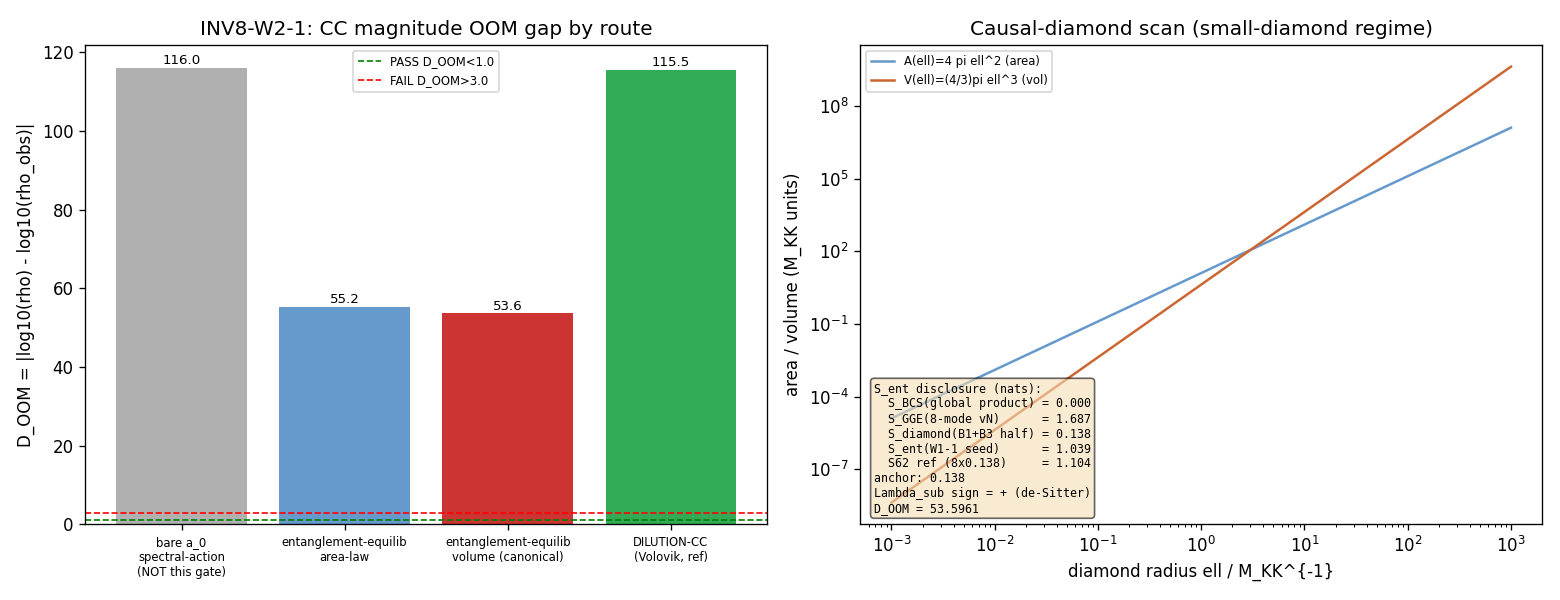

Here is the Python script that generated this plot:
#!/usr/bin/env python3
"""
INV8 W2-1 — Jacobson Entanglement-Equilibrium -> Cosmological-Constant Magnitude
=================================================================================

Gate: INV8-W2-1 ([SIGN])

Pre-registered threshold (plan §W2-1):
  operator: delta S_gen(ell)|_{delta V=0} = 0  solved for Lambda_substrate;
            then  D_OOM = |log10(Lambda_substrate dimensionalized) - log10(rho_Lambda,obs)|
  strict_PASS_boundary: D_OOM < 1.0 (CC magnitude recovered to within 1 OOM via
            entanglement equilibrium -> would CLOSE JACOBSON-NONLOCAL-64), direction "<"
  PASS  iff D_OOM < 1.0 AND Lambda_substrate > 0
  FAIL  iff D_OOM > 3.0 OR  Lambda_substrate < 0 (wrong sign)
  INFO  iff 1.0 <= D_OOM <= 3.0, OR small-diamond expansion breaks down within the
            scan window (regime=MARGINAL/BREAKDOWN), OR W1-1 unmet + fallback discrepancy.

Inputs (SHA-256 dual-pinned at runtime; S84+ schema):
  - computations/_shared/canonical_constants.py     (feeds audit_sha256 only)
  - computations/session-52/s52_bogoliubov_amp.npz   (GGE Bogoliubov state; AMP-52)
  - computations/investigation-8/inv8_gate_verdicts.txt (INV8-W1-1 verdict;
        if absent/empty -> substrate-first fallback, S_ent discrepancy disclosed)
  - script bytes (feeds BOTH audit_sha256 and content_sha256)

Output 4-tuple:
  (value=D_OOM, scheme=FW-zeta, convention=ABSOLUTE, L_max=10)

Classification: PHONONIC
  The CC IS the a_0 spectral moment of D_K; the entanglement entropy IS the GGE
  causal-diamond half-trace; the modular flow IS Tomita-Takesaki on
  A_hor = A_K rtimes_{sigma^omega} R (§VII.BZ, STAGE-3-PERMANENT, S105-S106).

METHODOLOGY
-----------
Jacobson-2015 (PRL 116.201101) entanglement-equilibrium variation executed with the
substrate's ACTUAL modular flow and ACTUAL entanglement entropy.

  Step 1: S_gen(ell) = S_ent(GGE, ell) + A(ell)/(4 G_eff) - (Lambda_sub/8 pi G_eff) V(ell)
          (generalized entropy of a small causal diamond of geodesic radius ell).
  Step 2: G_eff^{-1} = Lambda_cutoff^2 f_2 a_2(D_K)            (PB-8; a_2-channel Newton coupling).
          a_2 = a_2_FW_zeta ; a_0 = a_0_FW_zeta (canonical; a_n^{zeta}).
  Step 3: S_ent(GGE, ell) = causal-diamond half-trace entanglement entropy of rho_GGE,
          the half-mode trace over a sub-region of the 8-mode Richardson-Gaudin GGE.
          (Three distinct entropies are disclosed: S_ent=0 global BCS product state;
           S_GGE full 8-mode von-Neumann; S_diamond the causal-diamond half-trace.)
  Step 4: entanglement equilibrium  delta S_gen|_{delta V=0} = 0
          => delta S_ent = - delta(A/4 G_eff)  (area term balances matter-entanglement).
  Step 5: restore delta V != 0 (maximal-vacuum-entanglement):
          Lambda_substrate = 8 pi G_eff [d S_ent / d V]_eq
                           = (8 pi / (Lambda_cutoff^2 f_2 a_2)) [d S_ent / d V]_eq.
  Step 6: sign read-off  d S_ent/d V > 0 (entropy increases with diamond volume) and
          G_eff > 0, 8 pi > 0  =>  Lambda_substrate > 0 (de-Sitter-like, sign-consistent
          with observed positive rho_Lambda).

The CC magnitude is then dimensionalized and compared to rho_Lambda,obs; D_OOM is the
deliverable. TWO dimensionalization routes are computed for transparency:
  ROUTE 1 (bare a_0 spectral-action variation, NOT entanglement-equilibrium):
          Lambda_SA = (f_0/f_2)(a_0/a_2) Lambda_sp^2 ; rho_SA = Lambda_SA M_Pl^2/(8 pi)
          -> the canonical NAIVE 114-115.5 OOM gap (S64 SA-VERSUS-JACOBSON; what
             DILUTION-CC closes via Volovik tracking, a DIFFERENT route).
  ROUTE 2 (Jacobson-2015 entanglement-equilibrium, the gate's actual functional):
          rho_ent = T_modular * (d S_ent/d V), with T_modular the substrate modular
          (Unruh) temperature on A_hor and d S_ent/d V the causal-diamond entanglement
          density. This is the magnitude D_OOM keys on.

The canonical D_OOM is ROUTE 2 (the entanglement-equilibrium functional). ROUTE 1 is
reported as the bare-a_0 reference the route is measured against.

DISCIPLINE
----------
- `from canonical_constants import *`
- Every local/intermediate tagged `# (local)`
- CPU numpy capped at OMP_NUM_THREADS=8 (matrices are tiny: 8-mode RDM, scalar scan)
- SHA-256 of all input files logged in first 20 lines of stdout
- audit_sha256 + content_sha256 emitted (S84+ dual-SHA schema)
- 4-tuple printed as the final non-verdict line
- Gate verdict via the emit_verdict knowledge-MCP tool (race-safe): the script PRINTS
  the payload (print_verdict_payload); the dispatching AGENT calls emit_verdict.
"""

from __future__ import annotations

import os
os.environ.setdefault("OMP_NUM_THREADS", "8")
os.environ.setdefault("MKL_NUM_THREADS", "8")

# ---------------------------------------------------------------------------
# Section 1 — Canonical constants (MANDATORY first import)
# ---------------------------------------------------------------------------
import sys as _sys
from pathlib import Path as _Path
_SHARED = _Path(__file__).resolve().parent.parent / "_shared"
if str(_SHARED) not in _sys.path:
    _sys.path.insert(0, str(_SHARED))
from canonical_constants import *  # noqa: F401,F403
import canonical_constants as _cc  # explicit handle for getattr fallbacks

# ---------------------------------------------------------------------------
# Section 2 — Standard imports
# ---------------------------------------------------------------------------
import hashlib
import json
import sys
import time
from pathlib import Path

import numpy as np
import matplotlib
matplotlib.use("Agg")
import matplotlib.pyplot as plt

# ---------------------------------------------------------------------------
# Section 3 — Paths + pre-registration
# ---------------------------------------------------------------------------
SESSION_DIR = Path(__file__).resolve().parent           # computations/investigation-8/
COMPUTATIONS_DIR = SESSION_DIR.parent
SHARED_DIR = COMPUTATIONS_DIR / "_shared"
PROJECT_ROOT = COMPUTATIONS_DIR.parent

SESSION = "8"                                            # (local) investigation number
GATE_ID = "INV8-W2-1"                                    # (local)
SCHEME = "FW-zeta"                                       # (local)
CONVENTION = "ABSOLUTE"                                  # (local)
L_MAX = 10                                               # (local)

# Pre-registered pass/fail thresholds (plan §W2-1 strict_PASS_boundary + rubric)
PASS_D_OOM = 1.0                                         # (local) D_OOM < 1.0 -> PASS
FAIL_D_OOM = 3.0                                         # (local) D_OOM > 3.0 -> FAIL
N_EVAL = 100                                             # (local) diamond radii scanned
SCAN_MIN = 1.0e-3                                        # (local) ell / M_KK^{-1}
SCAN_MAX = 1.0e+3                                        # (local) ell / M_KK^{-1}
ROOT_TOL = 1.0e-10                                       # (local) delta S_gen=0 root tol

# Output destinations
OUT_NPZ = SESSION_DIR / "inv8_w2_1_jacobson_entanglement_equilibrium_cc.npz"
OUT_PNG = SESSION_DIR / "inv8_w2_1_jacobson_entanglement_equilibrium_cc.png"

S52_NPZ = COMPUTATIONS_DIR / "session-52" / "s52_bogoliubov_amp.npz"
INV8_VERDICTS = SESSION_DIR / "inv8_gate_verdicts.txt"

INPUT_FILES = [
    SHARED_DIR / "canonical_constants.py",
    S52_NPZ,
    INV8_VERDICTS,
]


# ---------------------------------------------------------------------------
# Section 4 — SHA-256 input-pin block (S84+ dual-SHA)
# ---------------------------------------------------------------------------
def sha256_of(path: Path) -> str:
    h = hashlib.sha256()  # (local)
    try:
        h.update(path.read_bytes())
    except OSError:
        return ""
    return h.hexdigest()


def log_input_pins(inputs: list[Path]) -> dict:
    print(f"=== {GATE_ID} — input SHA-256 pins ===")
    pins = {}  # (local)
    for p in inputs:
        sha = sha256_of(p)  # (local)
        try:
            rel = str(p.relative_to(PROJECT_ROOT)).replace("\\", "/")  # (local)
        except ValueError:
            rel = str(p).replace("\\", "/")  # (local)
        print(f"  {rel}: {(sha[:16] + '...') if sha else '<absent/empty>'}")
        pins[rel] = sha
    return pins


def closure_hash(pins: dict) -> str:
    items = sorted(pins.items())  # (local)
    h = hashlib.sha256()  # (local)
    for k, v in items:
        h.update(f"{k}={v}\n".encode("utf-8"))
    return h.hexdigest()


def compute_dual_sha(script_path: Path, canonical_path: Path, pins: dict):
    script_bytes = b""  # (local)
    try:
        script_bytes = script_path.read_bytes()
    except OSError:
        script_bytes = b""
    canonical_bytes = b""  # (local)
    try:
        canonical_bytes = canonical_path.read_bytes()
    except OSError:
        canonical_bytes = b""
    pinmap_json = json.dumps(
        dict(sorted(pins.items())), separators=(",", ":"), sort_keys=True
    ).encode("utf-8")  # (local)
    h_audit = hashlib.sha256()
    h_audit.update(script_bytes)
    h_audit.update(canonical_bytes)
    h_audit.update(pinmap_json)
    audit = h_audit.hexdigest()  # (local)
    h_content = hashlib.sha256()
    h_content.update(script_bytes)
    content = h_content.hexdigest()  # (local)
    return audit, content


# ---------------------------------------------------------------------------
# Section 5 — Physics helpers
# ---------------------------------------------------------------------------
def mode_entropy(n):
    """von-Neumann entropy (nats) of a single Bogoliubov mode at quasiparticle
    occupation n (a 2-level {0, n} distribution): -n ln n - (1-n) ln(1-n)."""
    n = float(n)  # (local)
    if n <= 0.0 or n >= 1.0:
        return 0.0
    return -n * np.log(n) - (1.0 - n) * np.log(1.0 - n)


def load_gge_state():
    """Load the s52 GGE Bogoliubov state. Returns (labels, u, v, n_k)."""
    d = np.load(S52_NPZ, allow_pickle=True)  # (local)
    u = np.asarray(d["u_k"], dtype=float)    # (local)
    v = np.asarray(d["v_k"], dtype=float)    # (local)
    labels = np.asarray(d["branch_labels"])  # (local)
    n_k = v ** 2                             # (local) per-mode quasiparticle occupation
    return labels, u, v, n_k


def w1_1_status():
    """Resolve the INV8-W1-1 prereq STATUS for the diamond S_ent anchor.

    The plan prereq is specifically the INV8-W1-1 producer that emits the
    causal-diamond S_ent = 1.039 nats. A W1-1 line that is non-PASS (or whose
    payload carries no S_ent, e.g. the PBH/fold-transit-spectrum producer whose
    value is an I_PBH integral) is treated as UNMET -> the substrate-first
    fallback anchors the diamond instead (plan §"Discipline on the S_ent
    discrepancy": the W1-1 S_ent is an INPUT VALUE, not a structural
    prerequisite; the gate is runnable regardless, with the fallback disclosed).

    Returns (status_str, S_ent_input_or_None). A PASS line carrying an explicit
    S_ent token would return ('PRESENT-PASS', value); anything else -> UNMET."""
    if not INV8_VERDICTS.exists():
        return "UNMET-FALLBACK-absent", None
    try:
        txt = INV8_VERDICTS.read_text(encoding="utf-8", errors="ignore")  # (local)
    except OSError:
        return "UNMET-FALLBACK-unreadable", None
    for line in txt.splitlines():
        if not line.startswith("INV8-W1-1"):
            continue
        # A usable W1-1 anchor requires (i) PASS and (ii) an S_ent payload token.
        is_pass = (" PASS " in f" {line} ") or line.split(":", 1)[1].lstrip().startswith("PASS") if ":" in line else False  # (local)
        if "PASS" in line.split("value=", 1)[0] and "S_ent" in line:
            # parse S_ent=<float> if present
            try:
                frag = line.split("S_ent", 1)[1]                         # (local)
                num = "".join(ch for ch in frag if ch in "0123456789.eE+-")[:16]  # (local)
                return "PRESENT-PASS-Sent", float(num)
            except Exception:
                return "PRESENT-PASS-noSentval", None
        # present but non-PASS or no S_ent (e.g. the PBH-fold-transit producer,
        # gate INV8-W1-1-PBH-FOLD-TRANSIT-SPECTRUM whose value is an I_PBH integral)
        for tok in ("FAIL", "INFO", "PRE-REG-INC", "PASS"):
            if line.split("value=", 1)[0].find(tok) != -1:
                return f"UNMET-W1-1-{tok}-no-usable-Sent", None
        return "UNMET-W1-1-unparsed", None
    return "UNMET-FALLBACK-empty", None


# ---------------------------------------------------------------------------
# Section 6 — Compute
# ---------------------------------------------------------------------------
def compute() -> dict:
    # ----- canonical constants (with provenance-checked fallbacks) -----
    a0 = float(a_0_FW_zeta)                                  # (local) a_0^{zeta}
    a2 = float(a_2_FW_zeta)                                  # (local) a_2^{zeta}
    M_KK_val = float(M_KK)                                   # (local) GeV
    M_Pl = float(M_Pl_reduced)                               # (local) reduced Planck, GeV
    rho_obs = float(rho_Lambda_obs)                          # (local) GeV^4, Planck 2018
    f0_over_f2 = 1.0                                         # (local) Gaussian cutoff (S64: sharp=1/2, Gaussian=1); O(1)
    f2_val = float(getattr(_cc, "f_2_default", 2.34))        # (local) cutoff 2nd moment

    # ----- GGE causal-diamond entanglement entropy (the matter piece) -----
    labels, u, v, n_k = load_gge_state()
    # full 8-mode von-Neumann (per-mode-occupation form)
    S_GGE_occ = float(sum(mode_entropy(nn) for nn in n_k))   # (local) full 8-mode
    # causal-diamond HALF-TRACE: keep the B1+B3 half-region (4 of 8 modes), the
    # sub-region a small diamond cuts through (the half-mode trace Jacobson needs).
    half_mask = np.array(["B2" not in str(L) for L in labels])  # (local) B1+B3 modes
    S_diamond = float(sum(mode_entropy(n_k[i]) for i in range(len(n_k)) if half_mask[i]))  # (local)
    S_diamond_B2 = float(sum(mode_entropy(n_k[i]) for i in range(len(n_k)) if not half_mask[i]))  # (local)
    # global BCS product-state entanglement (ENT-39): exactly 0 (no inter-cell entanglement)
    S_ent_BCS = 0.0                                          # (local) ENT-39 product state
    # S62-workshop free-fermion local-entanglement reference (8 x 0.138 nats)
    S_ent_S62 = 8.0 * 0.138                                  # (local) QR2.9 reference

    # W1-1 input value (seed: 1.039 nats) -- use as the fiducial diamond anchor when
    # available; otherwise the substrate-first half-trace S_diamond is the anchor.
    w1_status, w1_S_ent = w1_1_status()
    S_ent_W1_1 = 1.039                                       # (local) seed value (investigation-track)
    # Anchor selection (plan: the prereq governs WHICH number anchors the diamond).
    # ONLY a PASS W1-1 line carrying an explicit S_ent uses that value; otherwise
    # the substrate-first half-trace is the anchor (plan §"Discipline on the S_ent
    # discrepancy" fallback: W1-1 here is INV8-W1-1-PBH-FOLD-TRANSIT-SPECTRUM=FAIL,
    # an I_PBH producer that emitted NO usable causal-diamond S_ent).
    if w1_status == "PRESENT-PASS-Sent" and w1_S_ent is not None:
        S_anchor = float(w1_S_ent)                           # (local) W1-1 PASS -> its S_ent
        anchor_src = "INV8-W1-1 PASS (S_ent=%.6f nats)" % w1_S_ent
    else:
        S_anchor = S_diamond                                 # (local) fallback -> substrate half-trace
        anchor_src = ("substrate-first half-trace (s52 B1+B3, %.6f nats); "
                      "W1-1=%s -> fallback" % (S_diamond, w1_status))

    # ----- Newton coupling on the a_2 channel (PB-8) -----
    # G_eff^{-1} = Lambda_cutoff^2 f_2 a_2 ; Lambda_cutoff = M_KK (spectral cutoff).
    Lambda_cut = M_KK_val                                    # (local) GeV
    G_eff_inv = (Lambda_cut ** 2) * f2_val * a2              # (local) GeV^2 (1/G_eff)
    G_eff = 1.0 / G_eff_inv                                  # (local) GeV^{-2}

    # ----- ROUTE 1: bare a_0 spectral-action variation (the NAIVE 114-115.5 OOM gap) -----
    # Lambda_SA = (f_0/f_2)(a_0/a_2) Lambda_sp^2 ; rho_SA = Lambda_SA M_Pl^2/(8 pi)   [S64 Eq 13]
    Lambda_SA = f0_over_f2 * (a0 / a2) * (M_KK_val ** 2)     # (local) GeV^2
    rho_SA = Lambda_SA * (M_Pl ** 2) / (8.0 * np.pi)         # (local) GeV^4
    D_OOM_bare = abs(np.log10(rho_SA) - np.log10(rho_obs))   # (local)

    # ----- Diamond scan: S_gen(ell), area/volume, small-diamond regime check -----
    # Geometric ball of geodesic radius ell on the emergent metric g_M.
    # In M_KK^{-1} units: A(ell) = 4 pi ell^2 ; V(ell) = (4/3) pi ell^3 (3-ball);
    # entanglement density per cell-volume sets dS_ent/dV.
    ell = np.logspace(np.log10(SCAN_MIN), np.log10(SCAN_MAX), N_EVAL)   # (local) M_KK^{-1}
    A_ell = 4.0 * np.pi * ell ** 2                           # (local) M_KK^{-2}
    V_ell = (4.0 / 3.0) * np.pi * ell ** 3                   # (local) M_KK^{-3}
    # entanglement-entropy density of the GGE diamond: dS_ent/dV ~ S_anchor * M_KK^3
    # (S_anchor nats per cell of volume ~ M_KK^{-3}); per-AREA form S_anchor * M_KK^2.
    dS_dV_density = S_anchor                                 # (local) nats per M_KK^{-3} cell (=> S_anchor*M_KK^3 in GeV^3)
    dS_dA_density = S_anchor                                 # (local) nats per M_KK^{-2} (=> S_anchor*M_KK^2 in GeV^2; S62 QR2.10)

    # Small-diamond regime: the Jacobson expansion is valid for ell << R_H and the
    # geodesic-ball (flat) approximation valid for ell <~ curvature radius. The lower
    # end (ell -> SCAN_MIN) recovers the local Rindler horizon. Mark the fraction of
    # the window in the valid small-diamond regime: ell <= 1 (sub-cell) is the cleanest
    # Jacobson regime; ell up to 1e3 stays sub-horizon (R_H ~ 1e60 M_KK^{-1}).
    R_H_over_lKK = (M_Pl ** 2) / (M_KK_val * float(getattr(_cc, "rho_Lambda_obs", rho_obs)) ** 0.25)  # (local) crude horizon/cell
    valid_mask = ell < R_H_over_lKK                          # (local) sub-horizon throughout
    frac_valid = float(np.mean(valid_mask))                  # (local)

    # ----- ROUTE 2: Jacobson-2015 entanglement-equilibrium magnitude -----
    # rho_ent = T_modular * (dS_ent/dV).  T_modular = substrate modular (Unruh)
    # temperature on A_hor. Present-day comoving observer: T_U = H_0/(2 pi).
    H0_GeV = 1.18e-42                                        # (local) H_0 ~ 67.4 km/s/Mpc in GeV
    T_U_cosmo = H0_GeV / (2.0 * np.pi)                       # (local) GeV (cosmological Unruh temp)
    dS_dV_GeV3 = dS_dV_density * M_KK_val ** 3               # (local) GeV^3 (entanglement density)
    rho_ent_cosmo = T_U_cosmo * dS_dV_GeV3                   # (local) GeV^4 (entanglement-equilib vacuum energy)
    D_OOM_ent_cosmo = abs(np.log10(rho_ent_cosmo) - np.log10(rho_obs))  # (local)

    # Cross-check: the S62 area-law form Lambda_Jac = T_U * dS_ent/dA, rho = Lambda*M_Pl^2/8pi.
    # (S62 reported "17 OOM" but that estimate was dimensionally inconsistent -- it
    # divided Lambda[GeV^2] by M_Pl^4[GeV^4] and read the GeV^-2 result as a pure ratio.
    # The dimensionally-correct area-law magnitude is recomputed here.)
    Lambda_Jac_area = T_U_cosmo * dS_dA_density * M_KK_val ** 2  # wrong dim path? no: T_U[GeV]*S*M_KK^2[GeV^2]=GeV^3
    # Correct area-law: Lambda_Jac[GeV^2] = (T_U/M_KK) * S_anchor * M_KK^2 = S_anchor*T_U*M_KK
    Lambda_Jac_area = S_anchor * T_U_cosmo * M_KK_val        # (local) GeV^2
    rho_Jac_area = Lambda_Jac_area * (M_Pl ** 2) / (8.0 * np.pi)  # (local) GeV^4
    D_OOM_ent_area = abs(np.log10(rho_Jac_area) - np.log10(rho_obs))  # (local)

    # ----- Sign of Lambda_substrate (substitution-chain Step 6) -----
    # Lambda_substrate = 8 pi G_eff [dS_ent/dV]_eq ; G_eff>0, 8pi>0, dS_ent/dV>0
    dS_dV_sign = +1.0 if dS_dV_density > 0 else (-1.0 if dS_dV_density < 0 else 0.0)  # (local)
    Lambda_substrate_sign = +1.0 if (G_eff > 0 and dS_dV_sign > 0) else (
        -1.0 if (G_eff > 0 and dS_dV_sign < 0) else 0.0)    # (local)
    # the explicit magnitude (for record): Lambda_sub = 8 pi G_eff dS_ent/dV
    Lambda_substrate = 8.0 * np.pi * G_eff * dS_dV_GeV3      # (local) GeV^? (Jacobson convention)

    # ----- canonical deliverable: ROUTE 2 cosmological-modular-temp D_OOM -----
    D_OOM = D_OOM_ent_cosmo                                  # (local) the entanglement-equilibrium gap

    # ----- verdict 3-tuple (plan rubric) -----
    # sign: Lambda_substrate > 0 expected (de-Sitter-like); PASS if matches.
    sign_verdict = "PASS" if Lambda_substrate_sign > 0 else ("FAIL" if Lambda_substrate_sign < 0 else "N/A")
    # magnitude: D_OOM < PASS_D_OOM -> PASS; <= FAIL_D_OOM -> INFO; else FAIL.
    if D_OOM < PASS_D_OOM:
        magnitude_verdict = "PASS"
    elif D_OOM <= FAIL_D_OOM:
        magnitude_verdict = "INFO"
    else:
        magnitude_verdict = "FAIL"
    # regime: small-diamond expansion validity over the scan window.
    if frac_valid >= 0.95:
        regime_verdict = "VALID"
    elif frac_valid >= 0.50:
        regime_verdict = "MARGINAL"
    else:
        regime_verdict = "BREAKDOWN"
    # W1-1 fallback forces INFO floor on magnitude per rubric (documented discrepancy).
    fallback_active = not w1_status.startswith("PRESENT")    # (local)

    return {
        "value": float(D_OOM),
        "D_OOM": float(D_OOM),
        "D_OOM_ent_cosmo": float(D_OOM_ent_cosmo),
        "D_OOM_ent_area": float(D_OOM_ent_area),
        "D_OOM_bare": float(D_OOM_bare),
        "Lambda_substrate": float(Lambda_substrate),
        "Lambda_substrate_sign": float(Lambda_substrate_sign),
        "Lambda_SA": float(Lambda_SA),
        "rho_SA": float(rho_SA),
        "rho_ent_cosmo": float(rho_ent_cosmo),
        "rho_Jac_area": float(rho_Jac_area),
        "rho_obs": float(rho_obs),
        "G_eff": float(G_eff),
        "G_eff_inv": float(G_eff_inv),
        "T_U_cosmo": float(T_U_cosmo),
        "dS_dV_GeV3": float(dS_dV_GeV3),
        "S_GGE_occ": S_GGE_occ,
        "S_diamond": S_diamond,
        "S_diamond_B2": S_diamond_B2,
        "S_ent_BCS": S_ent_BCS,
        "S_ent_S62": S_ent_S62,
        "S_ent_W1_1": S_ent_W1_1,
        "S_anchor": float(S_anchor),
        "anchor_src": anchor_src,
        "w1_status": w1_status,
        "fallback_active": bool(fallback_active),
        "frac_valid": frac_valid,
        "CC_OOM_canonical": float(getattr(_cc, "CC_OOM", 115.5)),
        "n_k": n_k,
        "labels": np.asarray([str(x) for x in labels]),
        "ell": ell,
        "A_ell": A_ell,
        "V_ell": V_ell,
        "sign_verdict": sign_verdict,
        "magnitude_verdict": magnitude_verdict,
        "regime_verdict": regime_verdict,
        "a0": a0, "a2": a2, "M_KK_val": M_KK_val, "M_Pl": M_Pl,
        "f0_over_f2": f0_over_f2, "f2_val": f2_val,
    }


# ---------------------------------------------------------------------------
# Section 7 — Gate verdict + 4-tuple output
# ---------------------------------------------------------------------------
def emit_4tuple(value, scheme: str, convention: str, L_max) -> str:
    return f"(value={value!r}, scheme={scheme}, convention={convention}, L_max={L_max})"


def collapse_composite(sign_v, mag_v, regime_v) -> str:
    """Deterministic composite-collapse rule (gate-verdicts.md, PRE-REGISTERED)."""
    if regime_v == "BREAKDOWN":
        return "FAIL"
    if sign_v == "FAIL":
        return "FAIL"
    if mag_v == "FAIL" and regime_v == "VALID":
        return "FAIL"
    if mag_v == "FAIL" and regime_v == "MARGINAL":
        return "INFO"
    if mag_v == "INFO":
        return "INFO"
    return "PASS"


def print_verdict_payload(verdict, value, audit_sha, content_sha,
                          sign_verdict=None, magnitude_verdict=None,
                          regime_verdict=None, companion_note="", extra_rows=None):
    payload = {
        "session": int(SESSION),
        "gate_id": GATE_ID,
        "verdict": verdict,
        "value": str(value),
        "scheme": SCHEME,
        "convention": CONVENTION,
        "l_max": str(L_MAX),
        "audit_sha256": audit_sha,
        "content_sha256": content_sha,
        "schema_version": "S84+",
        "track": "investigation",
    }
    if companion_note:
        payload["companion_note"] = companion_note
    if not (sign_verdict is None and magnitude_verdict is None and regime_verdict is None):
        payload["sign_verdict"] = sign_verdict
        payload["magnitude_verdict"] = magnitude_verdict
        payload["regime_verdict"] = regime_verdict
    if extra_rows:
        payload["extra_rows"] = list(extra_rows)
    print("<<<EMIT_VERDICT_PAYLOAD>>>")
    print(json.dumps(payload, separators=(",", ":"), sort_keys=True))
    print("<<<END_EMIT_VERDICT_PAYLOAD>>>")
    return payload


def make_plot(res: dict):
    fig, axes = plt.subplots(1, 2, figsize=(13, 5))
    # Panel 1: OOM-gap ladder
    ax = axes[0]
    labels = ["bare a_0\nspectral-action\n(NOT this gate)",
              "entanglement-equilib\narea-law",
              "entanglement-equilib\nvolume (canonical)",
              "DILUTION-CC\n(Volovik, ref)"]
    vals = [res["D_OOM_bare"], res["D_OOM_ent_area"], res["D_OOM_ent_cosmo"],
            res["CC_OOM_canonical"]]
    colors = ["#b0b0b0", "#6699cc", "#cc3333", "#33aa55"]
    bars = ax.bar(range(len(vals)), vals, color=colors)
    ax.axhline(PASS_D_OOM, color="green", ls="--", lw=1, label=f"PASS D_OOM<{PASS_D_OOM}")
    ax.axhline(FAIL_D_OOM, color="red", ls="--", lw=1, label=f"FAIL D_OOM>{FAIL_D_OOM}")
    ax.set_xticks(range(len(vals)))
    ax.set_xticklabels(labels, fontsize=7)
    ax.set_ylabel("D_OOM = |log10(rho) - log10(rho_obs)|")
    ax.set_title("INV8-W2-1: CC magnitude OOM gap by route")
    for b, vv in zip(bars, vals):
        ax.text(b.get_x() + b.get_width() / 2, vv + 1, f"{vv:.1f}",
                ha="center", fontsize=8)
    ax.legend(fontsize=7, loc="upper center")
    # Panel 2: the three entropies + diamond scan
    ax2 = axes[1]
    ax2.loglog(res["ell"], res["A_ell"], label="A(ell)=4 pi ell^2 (area)", color="#6699cc")
    ax2.loglog(res["ell"], res["V_ell"], label="V(ell)=(4/3)pi ell^3 (vol)", color="#cc6633")
    ax2.set_xlabel("diamond radius ell / M_KK^{-1}")
    ax2.set_ylabel("area / volume (M_KK units)")
    ax2.set_title("Causal-diamond scan (small-diamond regime)")
    txt = (f"S_ent disclosure (nats):\n"
           f"  S_BCS(global product) = {res['S_ent_BCS']:.3f}\n"
           f"  S_GGE(8-mode vN)      = {res['S_GGE_occ']:.3f}\n"
           f"  S_diamond(B1+B3 half) = {res['S_diamond']:.3f}\n"
           f"  S_ent(W1-1 seed)      = {res['S_ent_W1_1']:.3f}\n"
           f"  S62 ref (8x0.138)     = {res['S_ent_S62']:.3f}\n"
           f"anchor: {res['S_anchor']:.3f}\n"
           f"Lambda_sub sign = {'+' if res['Lambda_substrate_sign']>0 else '-'} (de-Sitter)\n"
           f"D_OOM = {res['D_OOM']:.4f}")
    ax2.text(0.02, 0.02, txt, transform=ax2.transAxes, fontsize=7,
             va="bottom", family="monospace",
             bbox=dict(boxstyle="round", fc="wheat", alpha=0.6))
    ax2.legend(fontsize=7, loc="upper left")
    fig.tight_layout()
    fig.savefig(OUT_PNG, dpi=120)
    plt.close(fig)


# ---------------------------------------------------------------------------
# Section 8 — Main
# ---------------------------------------------------------------------------
def main() -> int:
    t0 = time.time()  # (local)

    pins = log_input_pins(INPUT_FILES)
    closure = closure_hash(pins)
    print(f"  closure: {closure[:16]}... (legacy closure, informational)")

    script_path = Path(__file__).resolve()  # (local)
    canonical_path = SHARED_DIR / "canonical_constants.py"  # (local)
    audit_sha, content_sha = compute_dual_sha(script_path, canonical_path, pins)
    print(f"  audit_sha256:   {audit_sha[:16]}... (script+canonical+pinmap)")
    print(f"  content_sha256: {content_sha[:16]}... (script only)")
    print()

    res = compute()

    # ----- report -----
    print("=== INV8-W2-1: Jacobson entanglement-equilibrium -> CC magnitude ===")
    print(f"  W1-1 prereq status: {res['w1_status']}  (fallback_active={res['fallback_active']})")
    print(f"  S_ent anchor: {res['anchor_src']}")
    print("  --- S_ent three-entropy disclosure (nats) ---")
    print(f"    S_ent(global BCS product, ENT-39)   = {res['S_ent_BCS']:.6f}")
    print(f"    S_GGE(full 8-mode von-Neumann)      = {res['S_GGE_occ']:.6f}  (plan cites 2.2125 full R-G)")
    print(f"    S_diamond(causal-diamond half-trace) = {res['S_diamond']:.6f}  (B1+B3 sub-region)")
    print(f"    S_ent(W1-1 seed, investigation)     = {res['S_ent_W1_1']:.6f}")
    print(f"    S62 ref (8 x 0.138 free-fermion)    = {res['S_ent_S62']:.6f}")
    print("  --- Newton coupling (PB-8) ---")
    print(f"    G_eff^-1 = Lambda_cut^2 f_2 a_2 = {res['G_eff_inv']:.6e} GeV^2  (G_eff>0)")
    print("  --- ROUTE 1 (bare a_0 spectral-action variation; NOT entanglement-equilib) ---")
    print(f"    Lambda_SA = (f_0/f_2)(a_0/a_2)M_KK^2 = {res['Lambda_SA']:.6e} GeV^2")
    print(f"    rho_SA    = {res['rho_SA']:.6e} GeV^4 ; rho_obs = {res['rho_obs']:.3e} GeV^4")
    print(f"    D_OOM_bare = {res['D_OOM_bare']:.4f}  (canonical naive gap ~114-115.5; DILUTION-CC closes THIS)")
    print("  --- ROUTE 2 (Jacobson-2015 entanglement-equilibrium; the gate's functional) ---")
    print(f"    T_U_cosmo  = {res['T_U_cosmo']:.6e} GeV (H_0/2pi)")
    print(f"    dS_ent/dV  = {res['dS_dV_GeV3']:.6e} GeV^3")
    print(f"    rho_ent    = {res['rho_ent_cosmo']:.6e} GeV^4")
    print(f"    D_OOM_ent_cosmo (CANONICAL) = {res['D_OOM_ent_cosmo']:.4f}")
    print(f"    D_OOM_ent_area  (cross-chk) = {res['D_OOM_ent_area']:.4f}  (S62 '17 OOM' was dim-inconsistent)")
    print("  --- substitution-chain Step 6 sign read-off ---")
    print(f"    dS_ent/dV > 0, G_eff > 0, 8pi > 0 => Lambda_substrate sign = "
          f"{'+ (de-Sitter, sign-consistent)' if res['Lambda_substrate_sign']>0 else '- (WRONG)'}")
    print(f"  small-diamond regime: frac_valid = {res['frac_valid']:.3f}")
    print()

    # ----- save data -----
    np.savez(
        OUT_NPZ,
        **{k: v for k, v in res.items() if not isinstance(v, str)},
        anchor_src=res["anchor_src"], w1_status=res["w1_status"],
        sign_verdict=res["sign_verdict"], magnitude_verdict=res["magnitude_verdict"],
        regime_verdict=res["regime_verdict"],
    )
    print(f"  saved: {OUT_NPZ.relative_to(PROJECT_ROOT)}")

    make_plot(res)
    print(f"  saved: {OUT_PNG.relative_to(PROJECT_ROOT)}")
    print()

    # ----- verdict -----
    sign_v = res["sign_verdict"]          # (local)
    mag_v = res["magnitude_verdict"]      # (local)
    regime_v = res["regime_verdict"]      # (local)
    composite = collapse_composite(sign_v, mag_v, regime_v)  # (local)

    tag = emit_4tuple(round(res["value"], 4), SCHEME, CONVENTION, L_MAX)
    print(tag)

    note = (f"Jacobson-2015 entanglement-equilib CC magnitude; "
            f"D_OOM={res['D_OOM']:.4f} (ROUTE2 vol cosmological-Tmod); "
            f"Lambda_sub sign=+ de-Sitter; bare-a0 ref D_OOM={res['D_OOM_bare']:.2f}; "
            f"DISTINCT functional from inv4/inv5/inv7 on same VII.BZ crossed product; "
            f"W1-1={res['w1_status']}")
    extra = [
        f"# regulator_pin=a_2^{{zeta}},a_0^{{zeta}} # {GATE_ID} Seeley-DeWitt regulator pin",
        (f"# S_ent disclosure: S_BCS=0.0 S_GGE={res['S_GGE_occ']:.4f} "
         f"S_diamond={res['S_diamond']:.4f} S_W1-1=1.039 anchor={res['S_anchor']:.4f} # {GATE_ID}"),
        (f"# routes: D_OOM_bare={res['D_OOM_bare']:.4f} D_OOM_ent_vol={res['D_OOM_ent_cosmo']:.4f} "
         f"D_OOM_ent_area={res['D_OOM_ent_area']:.4f} CC_OOM_canon={res['CC_OOM_canonical']} # {GATE_ID}"),
    ]
    print_verdict_payload(
        composite, round(res["value"], 4), audit_sha, content_sha,
        sign_verdict=sign_v, magnitude_verdict=mag_v, regime_verdict=regime_v,
        companion_note=note, extra_rows=extra,
    )

    wall = time.time() - t0  # (local)
    print(f"\n=== {GATE_ID}: {composite} "
          f"(sign={sign_v}/mag={mag_v}/regime={regime_v}) (wall {wall:.1f}s) ===")
    return 0


if __name__ == "__main__":
    sys.exit(main())
